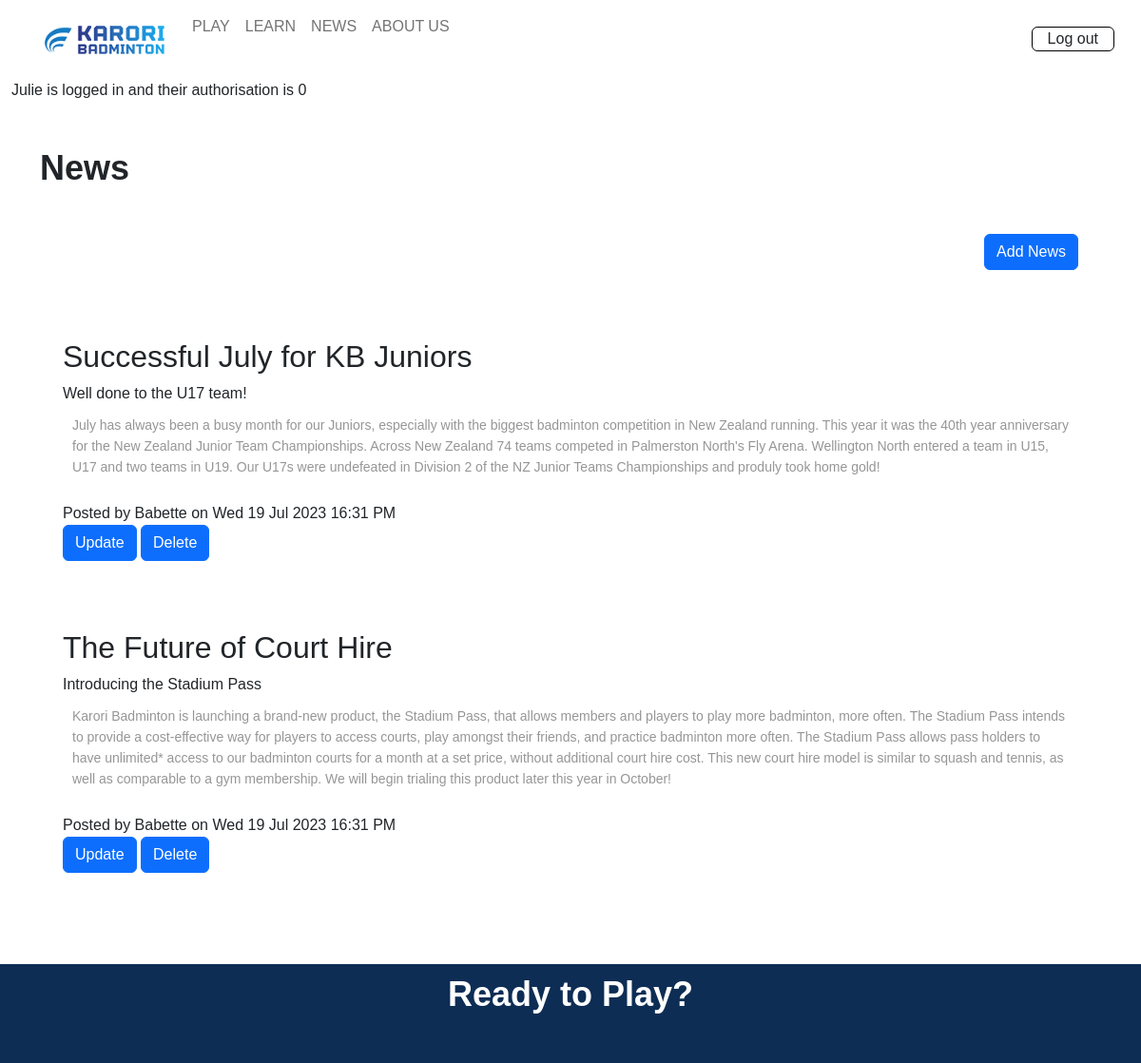
The page /news (signed in) on the database its author committed.
### tables this page shows
CREATE TABLE news(
    news_id integer primary key autoincrement not null,
    title text not null unique,
    subtitle text not null unique,
    content text not null unique,
    newsdate date not null,
    member_id integer not null,
    foreign key(member_id) references member(member_id)
);

CREATE TABLE member(
    member_id integer primary key autoincrement not null,
    name text not null,
    email text not null unique,
    password text not null,
    authorisation integer not null
);

### server.py (the view)
@app.route('/news')
def news():
    sql = """select news.news_id, news.title, news.subtitle, news.content, news.newsdate, member.name
       from news
       join member on news.member_id= member.member_id
       order by news.newsdate desc;
       """
    result = run_search_query_tuples(sql, (), db_path, True)
    print(result)
    return render_template("news.html", news=result)

### db_functions.py (called while the page is built)
def run_search_query_tuples(sql_query ,values_tuple, file_path, rowfactory=False):
    result = None
    try:
        db = sqlite3.connect(file_path)
        if rowfactory:
            db.row_factory = sqlite3.Row
        cursor = db.cursor()
        cursor.execute(sql_query ,values_tuple)
        result = cursor.fetchall()
        cursor.close()
    except sqlite3.Error as error:
        print("Error running search query tuples: {}".format(error))
        return None
    db.close()
    if result is None:
        print("No search values were found")
    return result

### server.py (called while the page is built)
@app.template_filter()
def news_date(sqlite_dt):
    x = datetime.strptime(sqlite_dt, '%Y-%m-%d %H:%M:%S')
    return x.strftime("%a %d %b %Y %H:%M %p")

### templates/news.html
{% extends "layout.html" %}
{% block content %}
<div class="container-lg py-sm-5 py-1">
    <h1> News </h1>
<div class="news p-4 my-4 text-end">
    <a class="btn btn-primary" href="{{ url_for('news_cud', id=0, task='add') }}">Add News</a>
</div>
{% for row in news %}
<div class="news p-4 my-4">
    <h2> {{ row['title'] }}</h2>
    <div class="subtitle"> {{ row['subtitle'] }}</div>
    <p class="news-text"> {{ row['content'] | replace("\n", "<br>") | safe}} </p>
    <div class="news-meta">Posted by {{ row['name'] }} on {{ row['newsdate'] | news_date }}</div>
    <div class="news-meta">
        <a class="btn btn-primary" href="{{ url_for('news_cud', id=row['news_id'], task='update') }}">Update</a>
        <a class="btn btn-primary" href="{{ url_for('news_cud', id=row['news_id'], task='delete') }}">Delete</a>
    </div>
</div>
{% endfor %}
</div>
{% endblock %}

### static/styles.css (style rules this page uses)
:root { --white: rgb(255, 255, 255); --cream: rgb(253, 246, 236); --grey: rgb(150, 150, 150); --light-blue: rgba(19, 127, 185, 0.1); --blue: rgb(19, 127, 185); --dark-blue: rgb(13, 44, 84); --light-grey: rgba(150, 150, 150, 0.1); --transparent: rgba(0, 0, 0, 0); }
* { margin: 0; padding: 0; font-family: 'Poppins', sans-serif; }
h1 { font-size: 36px; font-weight: 600; }
p { color: var(--grey); font-size: 14px; font-weight: 300; line-height: 22px; padding: 10px; }

### rows shown on the page
news: title "Successful July for KB Juniors", subtitle "Well done to the U17 team!", content "July has always been a busy month for our Juniors, especially with the biggest badminton competition in New Zealand running. This year it was the 40th year anniversary for the New Zealand Junior Team Championships. Across New Zealand 74 teams competed in Palmerston North's Fly Arena. Wellington North entered a team in U15, U17 and two teams in U19. Our U17s were undefeated in Division 2 of the NZ Junior Teams Championships and produly took home gold!", name "Babette", newsdate|news_date "Wed 19 Jul 2023 16:31 PM"
news: title "The Future of Court Hire", subtitle "Introducing the Stadium Pass", content "Karori Badminton is launching a brand-new product, the Stadium Pass, that allows members and players to play more badminton, more often. The Stadium Pass intends to provide a cost-effective way for players to access courts, play amongst their friends, and practice badminton more often. The Stadium Pass allows pass holders to have unlimited* access to our badminton courts for a month at a set price, without additional court hire cost. This new court hire model is similar to squash and tennis, as well as comparable to a gym membership. We will begin trialing this product later this year in October!", name "Babette", newsdate|news_date "Wed 19 Jul 2023 16:31 PM"

### other values the page prints
{{ session['name'] }} "Julie"
{{ session['authorisation'] }} "0"
